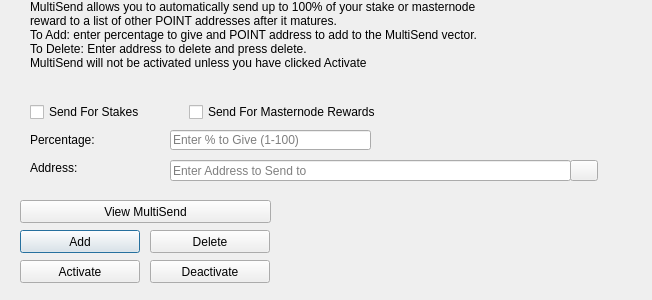
<?xml version="1.0" encoding="UTF-8"?>
<ui version="4.0">
 <class>MultiSendDialog</class>
 <widget class="QDialog" name="MultiSendDialog">
  <property name="windowModality">
   <enum>Qt::NonModal</enum>
  </property>
  <property name="geometry">
   <rect>
    <x>0</x>
    <y>0</y>
    <width>652</width>
    <height>300</height>
   </rect>
  </property>
  <property name="windowTitle">
   <string>MultiSend</string>
  </property>
  <widget class="QLineEdit" name="multiSendPercentEdit">
   <property name="geometry">
    <rect>
     <x>170</x>
     <y>130</y>
     <width>201</width>
     <height>20</height>
    </rect>
   </property>
   <property name="toolTip">
    <string>Enter whole numbers 1 - 100</string>
   </property>
   <property name="placeholderText">
    <string>Enter % to Give (1-100)</string>
   </property>
  </widget>
  <widget class="QLineEdit" name="multiSendAddressEdit">
   <property name="geometry">
    <rect>
     <x>170</x>
     <y>160</y>
     <width>401</width>
     <height>21</height>
    </rect>
   </property>
   <property name="toolTip">
    <string/>
   </property>
   <property name="placeholderText">
    <string>Enter Address to Send to</string>
   </property>
  </widget>
  <widget class="QLabel" name="label_2">
   <property name="geometry">
    <rect>
     <x>30</x>
     <y>0</y>
     <width>451</width>
     <height>121</height>
    </rect>
   </property>
   <property name="lineWidth">
    <number>1</number>
   </property>
   <property name="text">
    <string>MultiSend allows you to automatically send up to 100% of your stake or masternode reward to a list of other POINT addresses after it matures.
To Add: enter percentage to give and POINT address to add to the MultiSend vector.
To Delete: Enter address to delete and press delete.
MultiSend will not be activated unless you have clicked Activate</string>
   </property>
   <property name="alignment">
    <set>Qt::AlignLeading|Qt::AlignLeft|Qt::AlignTop</set>
   </property>
   <property name="wordWrap">
    <bool>true</bool>
   </property>
  </widget>
  <widget class="QLabel" name="message">
   <property name="geometry">
    <rect>
     <x>290</x>
     <y>200</y>
     <width>351</width>
     <height>91</height>
    </rect>
   </property>
   <property name="text">
    <string/>
   </property>
  </widget>
  <widget class="QPushButton" name="addButton">
   <property name="geometry">
    <rect>
     <x>20</x>
     <y>230</y>
     <width>120</width>
     <height>23</height>
    </rect>
   </property>
   <property name="toolTip">
    <string/>
   </property>
   <property name="statusTip">
    <string>Add to MultiSend Vector</string>
   </property>
   <property name="text">
    <string>Add</string>
   </property>
  </widget>
  <widget class="QPushButton" name="disableButton">
   <property name="geometry">
    <rect>
     <x>150</x>
     <y>260</y>
     <width>120</width>
     <height>23</height>
    </rect>
   </property>
   <property name="statusTip">
    <string>Deactivate MultiSend</string>
   </property>
   <property name="text">
    <string>Deactivate</string>
   </property>
  </widget>
  <widget class="QPushButton" name="addressBookButton">
   <property name="geometry">
    <rect>
     <x>570</x>
     <y>160</y>
     <width>28</width>
     <height>21</height>
    </rect>
   </property>
   <property name="toolTip">
    <string>Choose an address from the address book</string>
   </property>
   <property name="text">
    <string/>
   </property>
   <property name="icon">
    <iconset resource="../POINT.qrc">
     <normaloff>:/icons/address-book</normaloff>:/icons/address-book</iconset>
   </property>
   <property name="shortcut">
    <string>Alt+A</string>
   </property>
   <property name="autoDefault">
    <bool>false</bool>
   </property>
  </widget>
  <widget class="QLabel" name="label">
   <property name="geometry">
    <rect>
     <x>30</x>
     <y>130</y>
     <width>121</width>
     <height>20</height>
    </rect>
   </property>
   <property name="toolTip">
    <string>Percentage of stake to send</string>
   </property>
   <property name="text">
    <string>Percentage:</string>
   </property>
  </widget>
  <widget class="QLabel" name="label_5">
   <property name="geometry">
    <rect>
     <x>30</x>
     <y>160</y>
     <width>111</width>
     <height>16</height>
    </rect>
   </property>
   <property name="toolTip">
    <string>Address to send portion of stake to</string>
   </property>
   <property name="text">
    <string>Address:</string>
   </property>
  </widget>
  <widget class="QPushButton" name="deleteButton">
   <property name="geometry">
    <rect>
     <x>150</x>
     <y>230</y>
     <width>120</width>
     <height>23</height>
    </rect>
   </property>
   <property name="toolTip">
    <string/>
   </property>
   <property name="statusTip">
    <string>Delete Address From MultiSend Vector</string>
   </property>
   <property name="text">
    <string>Delete</string>
   </property>
  </widget>
  <widget class="QPushButton" name="activateButton">
   <property name="geometry">
    <rect>
     <x>20</x>
     <y>260</y>
     <width>120</width>
     <height>23</height>
    </rect>
   </property>
   <property name="statusTip">
    <string>Activate MultiSend</string>
   </property>
   <property name="text">
    <string>Activate</string>
   </property>
  </widget>
  <widget class="QPushButton" name="viewButton">
   <property name="geometry">
    <rect>
     <x>20</x>
     <y>200</y>
     <width>251</width>
     <height>23</height>
    </rect>
   </property>
   <property name="toolTip">
    <string/>
   </property>
   <property name="statusTip">
    <string>View MultiSend Vector</string>
   </property>
   <property name="text">
    <string>View MultiSend</string>
   </property>
  </widget>
  <widget class="QWidget" name="horizontalLayoutWidget">
   <property name="geometry">
    <rect>
     <x>30</x>
     <y>100</y>
     <width>351</width>
     <height>24</height>
    </rect>
   </property>
   <layout class="QHBoxLayout" name="horizontalLayout">
    <item>
     <widget class="QCheckBox" name="multiSendStakeCheckBox">
      <property name="text">
       <string>Send For Stakes</string>
      </property>
     </widget>
    </item>
    <item>
     <widget class="QCheckBox" name="multiSendMasternodeCheckBox">
      <property name="text">
       <string>Send For Masternode Rewards</string>
      </property>
     </widget>
    </item>
   </layout>
  </widget>
 </widget>
 <resources>
  <include location="../POINT.qrc"/>
 </resources>
 <connections/>
</ui>
